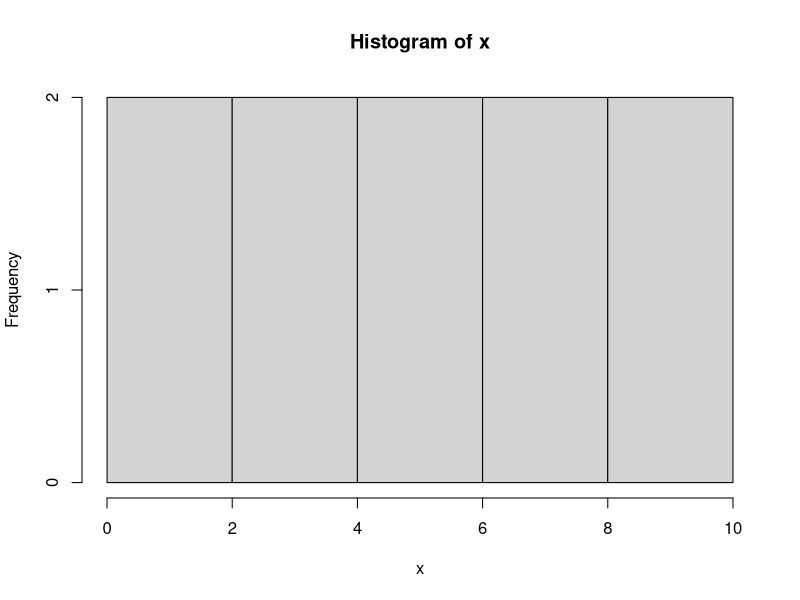

This figure's R source:
## ---- chunk 1
getwd()
list.files()
## ---- chunk 2
x <- c(1 : 10)
hist(x)
